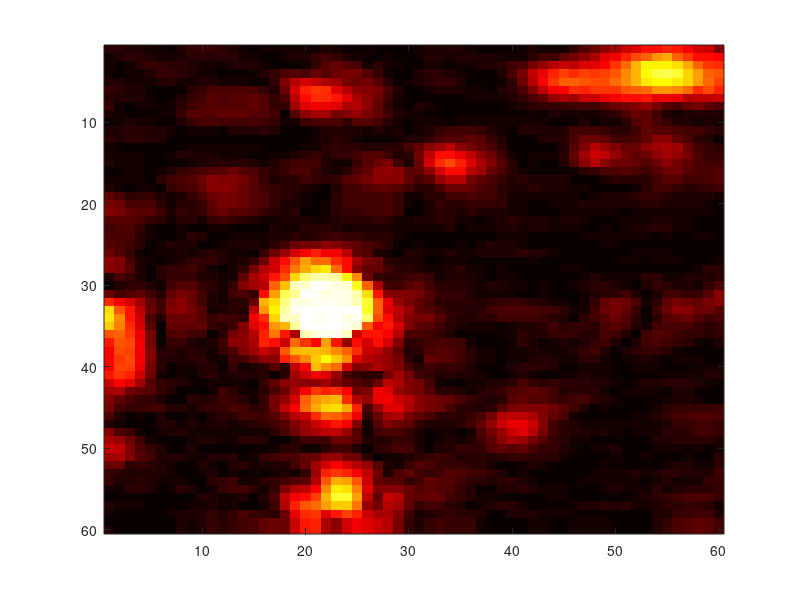
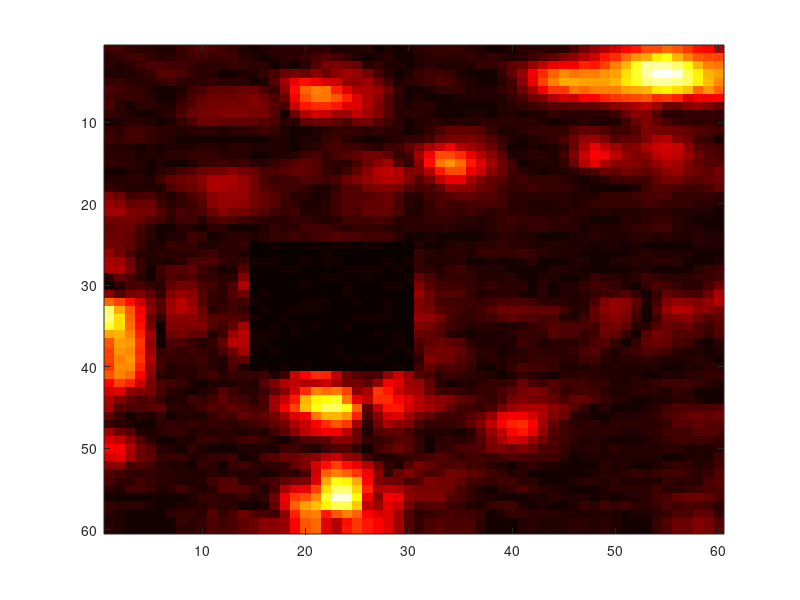
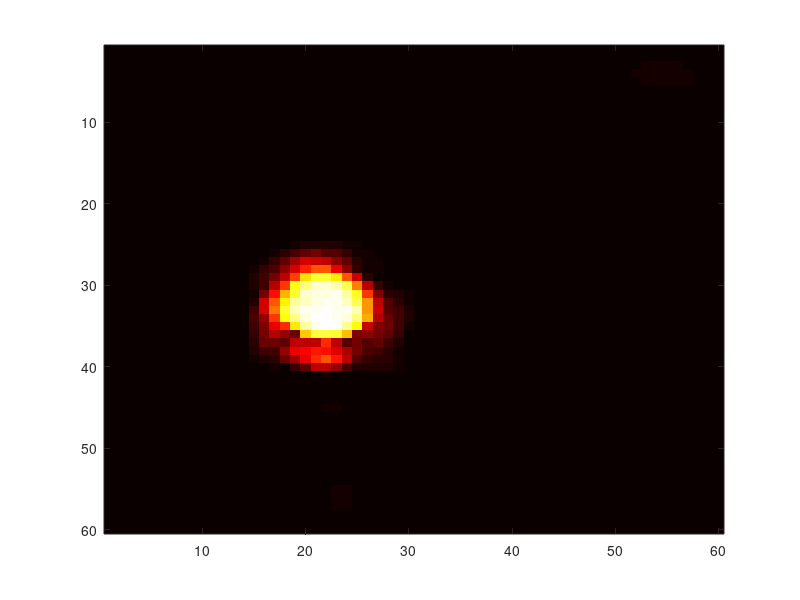

MATLAB code to generate these figures, in order:
close all;
clear all;
clc;

w_object = csvread('rss_heatmap_w_pccabinet.dat');
wo_object = csvread('rss_heatmap_wo_pccabinet.dat');

figure(1);
colormap('Hot');
imagesc(w_object);

% wo_object = (0.05*rand(1)+0.8)*w_object;
% 
% [row col] = size(w_object);
% for i = 1:row
%     for j = 1:col
%         if (i >= 25 && i <= 40) && (j >= 15 && j <= 30)
%             wo_object(i, j) = 0.01*rand(1);
%         end
%     end
% end
 
figure(2);
colormap('Hot');
imagesc(wo_object);

% figure(3);
% colormap('Hot');
% imagesc(interp2((w_object - wo_object), 0));
% 
% figure(4);
% colormap('Hot');
% imagesc(interp2((w_object - wo_object).^2, 2));

[row col] = size(w_object);
weight = zeros(size(w_object));
for i = 2:row-1
    for j = 2:col-1
        weight(i, j) = ((w_object(i, j) - wo_object(i, j)) + ...
            (w_object(i - 1, j) - wo_object(i - 1, j)) + ...
            (w_object(i + 1, j) - wo_object(i + 1, j)) + ...
            (w_object(i, j - 1) - wo_object(i, j - 1)) + ...
            (w_object(i, j + 1) - wo_object(i, j + 1)) + ...
            (w_object(i - 1, j - 1) - wo_object(i - 1, j - 1)) + ...
            (w_object(i - 1, j + 1) - wo_object(i - 1, j + 1)) + ...
            (w_object(i + 1, j - 1) - wo_object(i + 1, j - 1)) + ...
            (w_object(i + 1, j + 1) - wo_object(i + 1, j + 1)))/10;
    end
end

figure(5);
colormap('Hot');
imagesc(interp2((w_object - wo_object).*weight, 0));